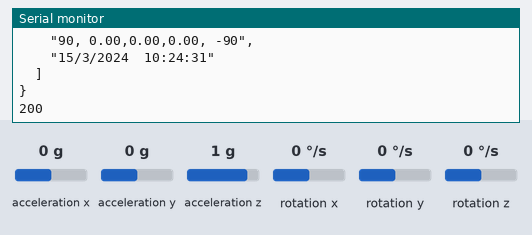
A sketch run on a simulated ESP8266 (NodeMCU). Shown: the last lines printed to the serial monitor. Wiring (inferred from the names in the program): MPU-6050 motion sensor at I2C address 0x68. The inputs (shaded band) are chosen by the test bench; at power-on: acceleration z 1 g, rotation z 0 °/s, acceleration x 0 g, acceleration y 0 g, rotation x 0 °/s, rotation y 0 °/s. WiFi joins after 1.5 s; servers stay silent unless stated; uploads are accepted with an empty reply; the local clock reads 2024-03-15 10:24:30 at power-on unless the sketch sets it.

Above: at 2.7 s.
2.8 s: acceleration z set to 0 g
At 11.88 s:
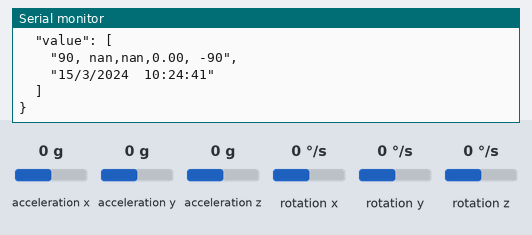
13.2 s: rotation z set to -192 °/s
At 22.09 s:
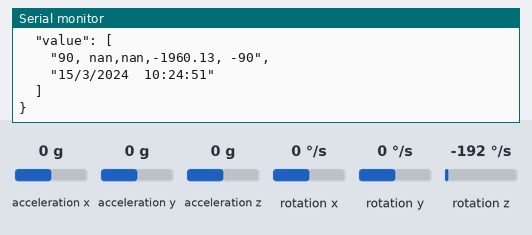
23.4 s: rotation z set to -100 °/s
At 32.3 s:
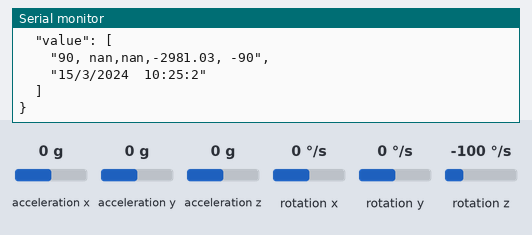
Timing chart, 0 to 33.8 s (numbered marks = the images above; inputs shaded):
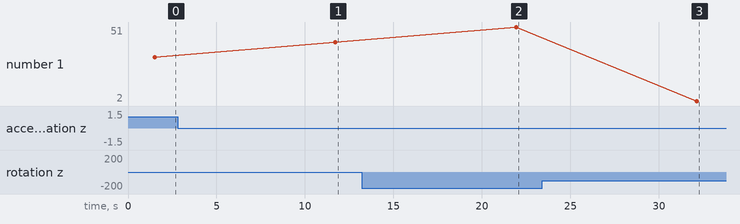

Measured:
- after the input at 2.8 s, the serial monitor: prints a new line after 8.9 s (image 1)
- after the input at 13.2 s, the serial monitor: prints a new line after 8.7 s (image 2)
- after the input at 23.4 s, the serial monitor: prints a new line after 8.7 s (image 3)

The sketch:

Gyro521RawData.ino
```cpp
#include <ESP8266HTTPClient.h>
#include <ESP8266WiFi.h>
#include <ArduinoJson.h>
#include <time.h>
#include <Wire.h>
//==============================================================================================
int timezone = 6 * 3600;
int dst = 0;
//==============================================================================================
//Direccion I2C de la IMU
#define MPU 0x68

//Ratios de conversion
#define A_R 16384.0 // 32768/2
#define G_R 131.0 // 32768/250

//Conversion de radianes a grados 180/PI
#define RAD_A_DEG = 57.295779

//MPU-6050 da los valores en enteros de 16 bits
//Valores RAW
int16_t AcX, AcY, AcZ, GyX, GyY, GyZ;

//Angulos
float Acc[2];
float Gy[3];
float Angle[3];

String valores;

long tiempo_prev;
float dt;
//==============================================================================================
void setup() {

//============================================================================================
  Wire.begin(4,5); // D2(GPIO4)=SDA / D1(GPIO5)=SCL
  Wire.beginTransmission(MPU);
  Wire.write(0x6B);
  Wire.write(0);
  Wire.endTransmission(true);
  Serial.begin(115200);
//============================================================================================
  WiFi.begin("Chittagong Vikings", "visca-el-barca-1710");   //WiFi connection

  while (WiFi.status() != WL_CONNECTED) {  //Wait for the WiFI connection completion

    delay(500);
    Serial.println("Waiting for connection");

  }
  Serial.println("WiFi Connected!");
//=============================================================================================
  configTime(timezone, dst, "pool.ntp.org","time.nist.gov");
}
//=============================================================================================
void loop() {
  Serial.println("!!Starting!!");
  time_t now = time(nullptr);
  struct tm* p_tm = localtime(&now);
  String day = String(p_tm->tm_mday);
  String mon = String(p_tm->tm_mon+1);
  String year = String(p_tm->tm_year + 1900);
  String hour = String(p_tm->tm_hour);
  String mint = String(p_tm->tm_min);
  String sec = String(p_tm->tm_sec);
  String curTime = hour+":"+mint+":"+sec;
  String daymon = day+"/"+mon+"/"+year+"  "+curTime;
  Serial.print(daymon);
  //===========================================================================================

  //Leer los valores del Acelerometro de la IMU
   Wire.beginTransmission(MPU);
   Wire.write(0x3B); //Pedir el registro 0x3B - corresponde al AcX
   Wire.endTransmission(false);
   Wire.requestFrom(MPU,6,true);   //A partir del 0x3B, se piden 6 registros
   AcX=Wire.read()<<8|Wire.read(); //Cada valor ocupa 2 registros
   AcY=Wire.read()<<8|Wire.read();
   AcZ=Wire.read()<<8|Wire.read();

   //A partir de los valores del acelerometro, se calculan los angulos Y, X
   //respectivamente, con la formula de la tangente.
   Acc[1] = atan(-1*(AcX/A_R)/sqrt(pow((AcY/A_R),2) + pow((AcZ/A_R),2)))*RAD_TO_DEG;
   Acc[0] = atan((AcY/A_R)/sqrt(pow((AcX/A_R),2) + pow((AcZ/A_R),2)))*RAD_TO_DEG;

   //Leer los valores del Giroscopio
   Wire.beginTransmission(MPU);
   Wire.write(0x43);
   Wire.endTransmission(false);
   Wire.requestFrom(MPU,6,true);   //A partir del 0x43, se piden 6 registros
   GyX=Wire.read()<<8|Wire.read(); //Cada valor ocupa 2 registros
   GyY=Wire.read()<<8|Wire.read();
   GyZ=Wire.read()<<8|Wire.read();

   //Calculo del angulo del Giroscopio
   Gy[0] = GyX/G_R;
   Gy[1] = GyY/G_R;
   Gy[2] = GyZ/G_R;

   dt = (millis() - tiempo_prev) / 1000.0;
   tiempo_prev = millis();

   //Aplicar el Filtro Complementario
   Angle[0] = 0.98 *(Angle[0]+Gy[0]*dt) + 0.02*Acc[0];
   Angle[1] = 0.98 *(Angle[1]+Gy[1]*dt) + 0.02*Acc[1];

   //Integración respecto del tiempo paras calcular el YAW
   Angle[2] = Angle[2]+Gy[2]*dt;

   //Mostrar los valores por consola
   valores = "90, " +String(Angle[0]) + "," + String(Angle[1]) + "," + String(Angle[2]) + ", -90";
   Serial.println(valores);

  if (WiFi.status() == WL_CONNECTED) { //Check WiFi connection status
      StaticJsonBuffer<300> JSONbuffer;   //Declaring static JSON buffer
      JsonObject& JSONencoder = JSONbuffer.createObject();

      JSONencoder["Gyroscope"] = "GYvalue";

      JsonArray& values = JSONencoder.createNestedArray("value"); //JSON array
      values.add(valores); //Add value to array
      values.add(daymon); //Add Date and Time to array
      //==========================================================================================
      char JSONmessageBuffer[300];
      JSONencoder.prettyPrintTo(JSONmessageBuffer, sizeof(JSONmessageBuffer));
      Serial.println(JSONmessageBuffer);

      HTTPClient http;    //Declare object of class HTTPClient

      http.begin("http://104.197.51.157/");      //Specify request destination
      http.addHeader("Content-Type", "application/json");  //Specify content-type header

      int httpCode = http.POST(JSONmessageBuffer);   //Send the request
      String payload = http.getString();                                        //Get the response payload

      Serial.println(httpCode);   //Print HTTP return code
      Serial.println(payload);    //Print request response payload

      http.end();  //Close connection
      delay(10000);
      } else {

      Serial.println("Error in WiFi connection");

    }

}
```
